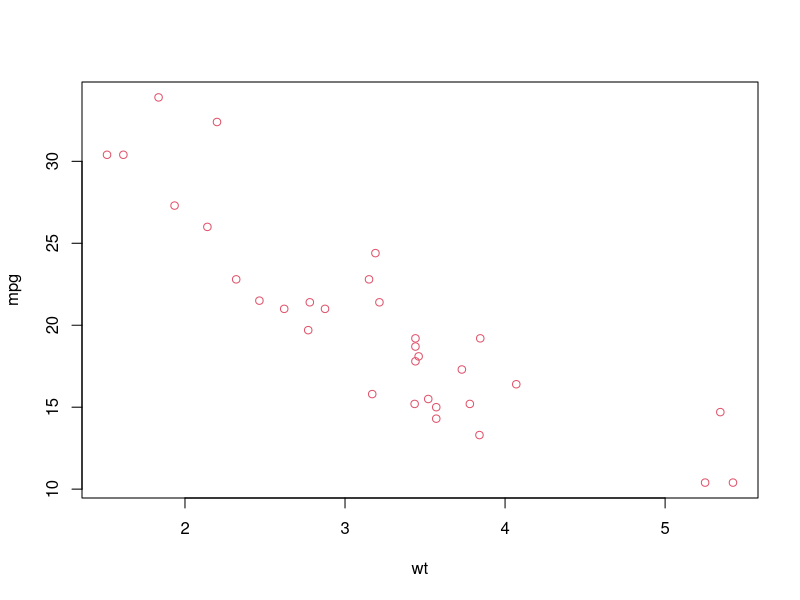

The R script that drew this image:
## Linear Regression 

# The built-in mtcars data frame contains information about 32 cars, including their weight, fuel efficiency 
# (in miles per gallon), speed, etc. If we are interested in the relationship between fuel efficiency (mpg) 
# and weight (wt) we may start plotting those variables with:

plot(mpg ~ wt, data = mtcars, col = 2)

# The plots shows a (linear) relationship!. Then if we want to perform linear regression to determine the 
# coefficients of a linear model, we would use the lm function.
# The ~ here means "explained by", so the formula mpg ~ wt means we are predicting mpg as explained by wt:

example_model <- lm(mpg ~ disp, data = mtcars)

# We can use the summary function to display the key output / results:

summary(example_model)

# Using the 'predict' function: Once a model is built predict is the main function to test with new data.

# First, we sample from our original data

set.seed(1234)

new_data <- sample(mtcars$disp, 5)

new_data   # returns [1] 258.0  71.1  75.7 145.0 400.0

# Create a new data frame with the same column names as the original data

new_df <- data.frame( disp = new_data )

new_df

predict(example_model, new_df)

# Checking accuracy

# Let's create a new data frame and use our model to make predictions and check our end results.
# Create a new data frame containing the first 10 results from our mtcars data:

new_df2 = data.frame(mpg = mtcars$mpg[1:10], disp = mtcars$disp[1:10])

# Use our linear model to make predictions on the data set created above:

predictions <- predict(example_model, new_df2)

# Calculate the root mean square error comparing our generated results and the original data set:

sqrt(mean( (predictions - new_df2$mpg)^2 , na.rm = TRUE))   # returns 2.325148

# Checking for nonlinearity with polynomial regression

# Sometimes when working with linear regression we need to check for non-linearity in the data. One way to do this
# is to fit a polynomial model and check whether it fits the data better than a linear model. There are other reasons,
# such as theoretical, that indicate to fit a quadratic or higher order model because it is believed that the variables
# relationship is inherently polynomial in nature.

# Let's fit a quadratic model for the mtcars dataset. For a linear model see Linear regression on the mtcars dataset.

# A linear fit will show that disp is not significant.

fit0 = lm(mpg ~ wt + disp, mtcars)

summary(fit0)

# Output:
# Coefficients:
#   Estimate Std. Error t value Pr(>|t|)    
# (Intercept) 34.96055    2.16454  16.151 4.91e-16 ***
#   wt          -3.35082    1.16413  -2.878  0.00743 ** 
#   disp        -0.01773    0.00919  -1.929  0.06362 .  
# ---
#   Signif. codes:  0 '***' 0.001 '**' 0.01 '*' 0.05 '.' 0.1 ' ' 1
# 
# Residual standard error: 2.917 on 29 degrees of freedom
# Multiple R-squared:  0.7809,	Adjusted R-squared:  0.7658 
# F-statistic: 51.69 on 2 and 29 DF,  p-value: 2.744e-10

# Then, to get the result of a quadratic model, we added I(disp^2). The new model appears better when looking at
# R^2 and all variables are significant.

fit1 = lm(mpg ~ wt + disp + I( disp ^ 2 ), mtcars)

summary(fit1)

# Output:
# Coefficients:
#   Estimate Std. Error t value Pr(>|t|)    
# (Intercept) 41.4019837  2.4266906  17.061  2.5e-16 ***
#   wt          -3.4179165  0.9545642  -3.581 0.001278 ** 
#   disp        -0.0823950  0.0182460  -4.516 0.000104 ***
#   I(disp^2)    0.0001277  0.0000328   3.892 0.000561 ***
#   ---
#   Signif. codes:  0 '***' 0.001 '**' 0.01 '*' 0.05 '.' 0.1 ' ' 1
# 
# Residual standard error: 2.391 on 28 degrees of freedom
# Multiple R-squared:  0.8578,	Adjusted R-squared:  0.8426 
# F-statistic: 56.32 on 3 and 28 DF,  p-value: 5.563e-12

# Another way to specify polynomial regression is using poly with parameter raw=TRUE, otherwise orthogonal
# polynomials will be considered (see the help(ploy) for more information). We get the same result using:

summary(lm(mpg ~ wt + poly(disp, 2, raw=TRUE), mtcars))

